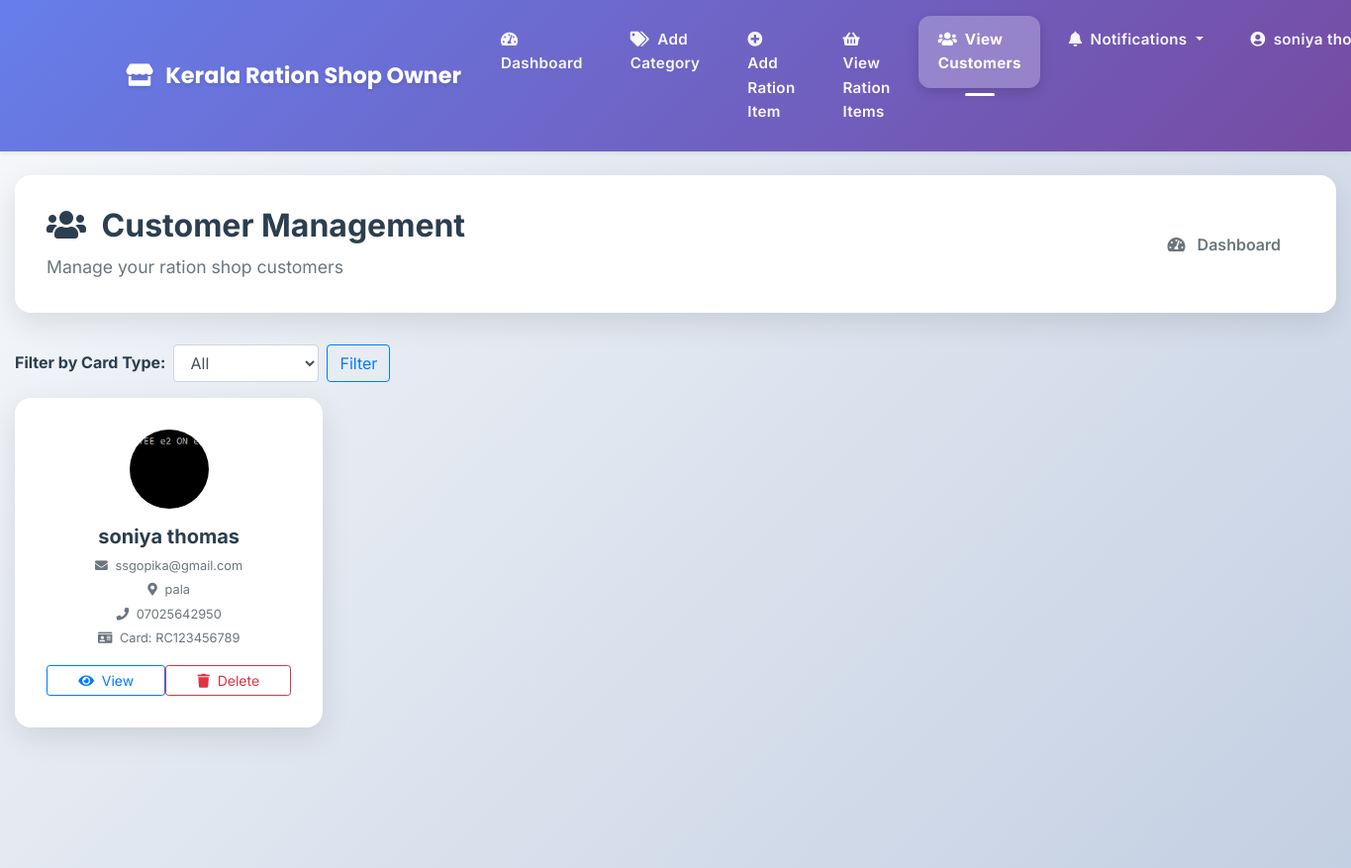
/view_users/ (signed in), run on the app's committed database.
### ecomapp/models.py (models this page shows, shortened)
class Profile(models.Model):
	user=models.ForeignKey(User,on_delete=models.CASCADE,null=True)
	card_type = models.ForeignKey('CardType', null=True, blank=True, on_delete=models.SET_NULL)
	address=models.CharField(max_length=255,null=True, blank=True)
	contact_no=models.CharField(max_length=15,null=True, blank=True)
	ration_card_number = models.CharField(max_length=32, null=True, blank=True)
	family_members = models.IntegerField(null=True, blank=True, help_text="Total family members")
	ration_card_front = models.ImageField(upload_to="ration_cards/", null=True, blank=True)
	ration_card_back = models.ImageField(upload_to="ration_cards/", null=True, blank=True)
	place = models.CharField(max_length=255, null=True, blank=True)
	shop_license_number = models.CharField(max_length=32, null=True, blank=True)
	shop_address = models.CharField(max_length=255, null=True, blank=True)
	image=models.ImageField(upload_to="image/",null=True,blank=True)

### ecomapp/views.py (the view)
# urls.py: path('view_users/', views.view_users, name='view_users'),
@staff_or_admin_required
def view_users(request):
    card_type_id = request.GET.get('card_type')
    card_types = CardType.objects.all()
    users_qs = Profile.objects.select_related('user').filter(user__is_staff=False)
    if card_type_id:
        users_qs = users_qs.filter(card_type__id=card_type_id)
    return render(request, 'shop_owner/view_users.html', {'users': users_qs, 'card_types': card_types, 'selected_card_type': card_type_id})

### ecomapp/context_processors.py (called while the page is built)
def categories_context(request):
    return {
        'categories': Category.objects.all()
    }

def cart_count(request):
    try:
        if request.user.is_authenticated:
            return {
                'cart_count': Cart.objects.filter(user=request.user).count()
            }
    except Exception:
        pass
    return {'cart_count': 0}

def notifications_context(request):
    count = 0
    try:
        user = getattr(request, 'user', None)
        if user and user.is_authenticated:
            from .models import Notification
            count = Notification.objects.filter(recipient=user, is_read=False).count()
    except Exception:
        count = 0
    return { 'unread_notifications_count': count }

### ecomapp/views.py (called while the page is built)
def staff_or_admin_required(view_func):
    return user_passes_test(lambda u: u.is_authenticated and (u.is_staff or u.is_superuser))(view_func)

### templates/shop_owner/view_users.html (shortened to what this page needs)
{% extends 'shop_owner/owner_nav.html' %}
{% block shop_owner_content %}
<div class="page-header">
  <div class="d-flex justify-content-between align-items-center">
    <div>
      <h1 class="page-title">
        <i class="fas fa-users mr-2"></i>
        Customer Management
      </h1>
      <p class="page-subtitle">Manage your ration shop customers</p>
    </div>
    <a href="{% url 'admin_dashboard' %}" class="btn btn-outline-secondary btn-professional">
      <i class="fas fa-tachometer-alt mr-2"></i>
      Dashboard
    </a>
  </div>
</div>
<div class="row mb-3">
  <div class="col-12">
    <form method="get" class="form-inline">
      <label for="card_type" class="mr-2 font-weight-bold">Filter by Card Type:</label>
      <select name="card_type" id="card_type" class="form-control mr-2">
        <option value="">All</option>
      </select>
      <button class="btn btn-outline-primary" type="submit">Filter</button>
    </form>
  </div>
</div>
<div class="row">
  {% for u in users %}
  <div class="col-lg-3 col-md-4 col-sm-6 mb-4">
    <div class="professional-card h-100">
      <div class="card-body text-center">
        {% if u.image %}
          <img class="rounded-circle mb-3" src="{{ u.image.url }}" alt="{{ u.user.username }}" style="width: 80px; height: 80px; object-fit: cover;" />
        {% else %}
          <div class="rounded-circle bg-light d-flex align-items-center justify-content-center mb-3 mx-auto" style="width: 80px; height: 80px;">
            <i class="fas fa-user fa-2x text-muted"></i>
          </div>
        {% endif %}
        <h5 class="card-title font-weight-bold mb-2">{{ u.user.get_full_name|default:u.user.username }}</h5>
        <div class="text-muted small mb-3">
          <div class="mb-1">
            <i class="fas fa-envelope mr-1"></i>
            {{ u.user.email }}
          </div>
          {% if u.place %}
          <div class="mb-1">
            <i class="fas fa-map-marker-alt mr-1"></i>
            {{ u.place }}
          </div>
          {% endif %}
          {% if u.contact_no %}
          <div class="mb-1">
            <i class="fas fa-phone mr-1"></i>
            {{ u.contact_no }}
          </div>
          {% endif %}
          {% if u.ration_card_number %}
          <div class="mb-1">
            <i class="fas fa-id-card mr-1"></i>
            Card: {{ u.ration_card_number }}
          </div>
          {% endif %}
        </div>
        <div class="d-flex gap-2">
          <a href="{% url 'user_detail' u.user.id %}" class="btn btn-outline-primary btn-sm flex-fill">
            <i class="fas fa-eye mr-1"></i>
            View
          </a>
          <form method="post" action="{% url 'delete_user' u.user.id %}" style="display:inline;" class="flex-fill">
            <button type="submit" class="btn btn-outline-danger btn-sm w-100" onclick="return confirm('Are you sure you want to delete this customer?')">
              <i class="fas fa-trash mr-1"></i>
              Delete
            </button>
          </form>
        </div>
      </div>
    </div>
  </div>
  {% endfor %}
</div>
{% endblock %}

### templates/shop_owner/owner_nav.html (shortened to what this page needs)
<!doctype html>
<html lang="en">
  <head>
    <link rel="stylesheet" href="https://stackpath.bootstrapcdn.com/bootstrap/4.5.2/css/bootstrap.min.css">
    <link rel="stylesheet" href="https://cdnjs.cloudflare.com/ajax/libs/font-awesome/5.15.4/css/all.min.css">
  </head>
  <body>
    <nav class="navbar navbar-expand-lg navbar-dark bg-gradient-primary shadow-sm shop-owner-navbar">
  <div class="container">
        <a class="navbar-brand shop-brand" href="{% url 'admin_dashboard' %}">
      <i class="fas fa-store mr-2"></i>
      Kerala Ration Shop Owner
    </a>
    <div class="collapse navbar-collapse" id="shopOwnerNavbar">
      <ul class="navbar-nav ml-auto">
        <li class="nav-item">
              <a class="nav-link shop-nav-link {% if request.resolver_match.url_name == 'admin_dashboard' %}active{% endif %}" href="{% url 'admin_dashboard' %}">
            <i class="fas fa-tachometer-alt mr-1"></i>
            Dashboard
          </a>
        </li>
        {% if request.user.is_staff and not request.user.is_superuser %}
        <li class="nav-item">
              <a class="nav-link shop-nav-link {% if request.resolver_match.url_name == 'add_category' %}active{% endif %}" href="{% url 'add_category' %}">
            <i class="fas fa-tags mr-1"></i>
            Add Category
          </a>
        </li>
        <li class="nav-item">
              <a class="nav-link shop-nav-link {% if request.resolver_match.url_name == 'add_product' %}active{% endif %}" href="{% url 'add_product' %}">
            <i class="fas fa-plus-circle mr-1"></i>
            Add Ration Item
          </a>
        </li>
        {% endif %}
        <li class="nav-item">
              <a class="nav-link shop-nav-link {% if request.resolver_match.url_name == 'view_products' %}active{% endif %}" href="{% url 'view_products' %}">
            <i class="fas fa-shopping-basket mr-1"></i>
            View Ration Items
          </a>
        </li>
        <li class="nav-item">
              <a class="nav-link shop-nav-link {% if request.resolver_match.url_name == 'view_users' %}active{% endif %}" href="{% url 'view_users' %}">
            <i class="fas fa-users mr-1"></i>
            View Customers
          </a>
        </li>
        <li class="nav-item dropdown">
          {% with unread=unread_notifications_count %}
          <a class="nav-link dropdown-toggle shop-nav-link" href="#" id="navbarDropdown" role="button" data-toggle="dropdown" aria-haspopup="true" aria-expanded="false">
            <i class="fas fa-bell mr-1"></i>
            Notifications{% if unread %} <span class="badge badge-warning">{{ unread }}</span>{% endif %}
          </a>
          {% endwith %}
        </li>
        <li class="nav-item dropdown">
          <a class="nav-link dropdown-toggle shop-nav-link" href="#" id="profileDropdown" role="button" data-toggle="dropdown" aria-haspopup="true" aria-expanded="false">
            <i class="fas fa-user-circle mr-1"></i>
            {{ request.user.get_full_name|default:request.user.username }}
          </a>
        </li>
      </ul>
    </div>
  </div>
</nav>
<main class="main-content">
  <div class="container-fluid py-4">
    {% block shop_owner_content %}
    {% endblock %}
  </div>
</main>
  </body>
</html>

### templates/shop_owner/owner_nav.html (style rules this page uses)
:root { --primary: #2c3e50; --secondary: #3498db; --accent: #e74c3c; --success: #27ae60; --warning: #f39c12; --info: #17a2b8; --light: #f8f9fa; --dark: #2c3e50; --gradient-primary: linear-gradient(135deg, #667eea 0%, #764ba2 100%); --gradient-secondary: linear-gradient(135deg, #f093fb 0%, #f5576c 100%); --gradient-success: linear-gradient(135deg, #4facfe 0%, #00f2fe 100%); --shadow-sm: 0 0.125rem 0.25rem rgba(0, 0, 0, 0.075); --shadow: 0 0.5rem 1rem rgba(0, 0, 0, 0.15); --shadow-lg: 0 1rem 3rem rgba(0, 0, 0, 0.175); --border-radius: 0.5rem; --border-radius-lg: 1rem; --transition: all 0.3s ease; }
* { box-sizing: border-box; }
body { font-family: 'Inter', -apple-system, BlinkMacSystemFont, 'Segoe UI', Roboto, sans-serif; line-height: 1.6; color: var(--dark); background: linear-gradient(135deg, #f5f7fa 0%, #c3cfe2 100%); min-height: 100vh; font-size: 16px; margin: 0; padding: 0; }
.main-content { background: linear-gradient(135deg, #f5f7fa 0%, #c3cfe2 100%); min-height: calc(100vh - 76px); }
.shop-owner-navbar { background: linear-gradient(135deg, #667eea 0%, #764ba2 100%) !important; box-shadow: 0 4px 20px rgba(102, 126, 234, 0.3); border: none; padding: 1rem 0; position: relative; z-index: 1000; }
.shop-owner-navbar::before { content: ''; position: absolute; top: 0; left: 0; right: 0; bottom: 0; background: linear-gradient(135deg, rgba(102, 126, 234, 0.9) 0%, rgba(118, 75, 162, 0.9) 100%); z-index: -1; }
.shop-brand { font-family: 'Poppins', sans-serif; font-weight: 700; font-size: 1.4rem; color: white !important; text-decoration: none; transition: all 0.3s ease; text-shadow: 0 2px 4px rgba(0, 0, 0, 0.1); }
.shop-nav-link { color: rgba(255, 255, 255, 0.95) !important; font-weight: 600; padding: 0.75rem 1.2rem !important; border-radius: 0.75rem; margin: 0 0.3rem; transition: all 0.3s ease; position: relative; font-size: 0.95rem; letter-spacing: 0.3px; }
.shop-nav-link.active { background: rgba(255, 255, 255, 0.25); color: white !important; font-weight: 700; box-shadow: 0 4px 12px rgba(0, 0, 0, 0.15); }
.shop-nav-link.active::after { content: ''; position: absolute; bottom: -8px; left: 50%; transform: translateX(-50%); width: 30px; height: 3px; background: white; border-radius: 2px; }
.professional-card { background: white; border-radius: 1rem; box-shadow: 0 10px 30px rgba(0, 0, 0, 0.1); border: none; overflow: hidden; transition: all 0.3s ease; }
.card-body { padding: 2rem; }
.btn-professional { border-radius: 0.75rem; padding: 0.75rem 1.5rem; font-weight: 600; transition: all 0.3s ease; border: none; }
.page-header { background: white; border-radius: 1rem; padding: 2rem; margin-bottom: 2rem; box-shadow: 0 10px 30px rgba(0, 0, 0, 0.1); }
.page-title { font-size: 2rem; font-weight: 700; color: var(--dark); margin-bottom: 0.5rem; }
.page-subtitle { color: #6c757d; font-size: 1.1rem; margin-bottom: 0; }

### data on the page
Profile: image (picture), user.get_full_name "soniya thomas", user.email "ssgopika@gmail.com", place "pala", contact_no "07025642950", ration_card_number "RC123456789"

### other printed values
{{ request.user.get_full_name|default:request.user.username }} "soniya…"
